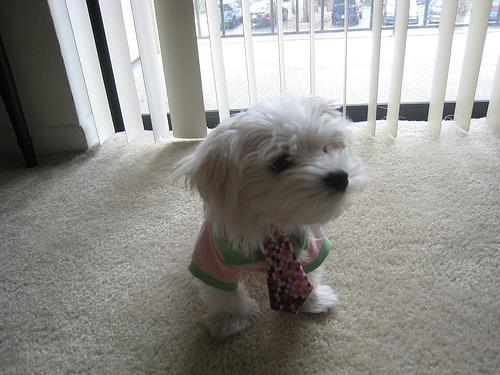
#> input picture Standford Dogs Dataset/images/Images/n02085936-Maltese_dog/n02085936_10148.jpg, 500 x 375 px; its folder holds 3 pictures in this run
$ jupyter execute --allow-errors 2a_cropResize.ipynb
#> lines starting #> are read from the running program, lines starting #| are printed output that depends on the picture
[cell 1]
import os
import glob
import xml.etree.ElementTree as ET
from PIL import Image

# Define paths
image_folders = ['n02085936-Maltese_dog', 'n02112706-Brabancon_griffon', 'n02086910-papillon', 'n02088466-bloodhound']
annotation_folders = ['n02085936-Maltese_dog', 'n02112706-Brabancon_griffon', 'n02086910-papillon', 'n02088466-bloodhound']

image_root_dir = 'C:/Users/HP/Downloads/DM_Assgn1/Standford Dogs Dataset/images/Images'
annotation_root_dir = 'C:/Users/HP/Downloads/DM_Assgn1/Standford Dogs Dataset/annotation/Annotation'
cropped_dir = "./Cropped/"

# Function to get bounding boxes from annotations
def get_bounding_boxes(annot):
    tree = ET.parse(annot)
    root = tree.getroot()
    objects = root.findall('object')
    bbox = []
    for o in objects:
        bndbox = o.find('bndbox')
        xmin = int(bndbox.find('xmin').text)
        ymin = int(bndbox.find('ymin').text)
        xmax = int(bndbox.find('xmax').text)
        ymax = int(bndbox.find('ymax').text)
        bbox.append((xmin, ymin, xmax, ymax))
    return bbox

# Process images and annotations
#> (the rest of this cell did not finish here and is left out)

[cell 2]
import random
import matplotlib.pyplot as plt

# Display randomly selected images
for folder_name in image_folders:
    breed_images = glob.glob(os.path.join(cropped_dir, folder_name, '*.jpg'))
    selected_images = random.sample(breed_images, min(3, len(breed_images)))
    plt.figure(figsize=(10, 5))
    for i, image_path in enumerate(selected_images):
        image = Image.open(image_path)
#> image is the input picture: PIL image 500x375 RGB; mean R, G, B 145.3, 144.3, 140.3
        plt.subplot(1, 3, i+1)
        plt.imshow(image)
        plt.title(os.path.basename(image_path))
        plt.axis('off')
    plt.suptitle(f"Randomly Selected Images for Breed: {folder_name}")
    plt.show()
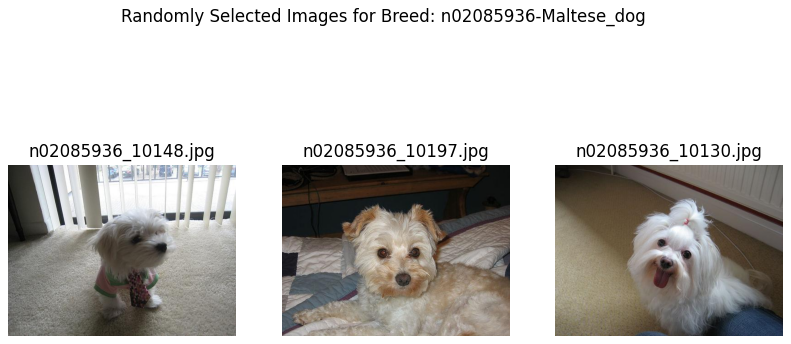
#> figure drawn by matplotlib, 3 panels
